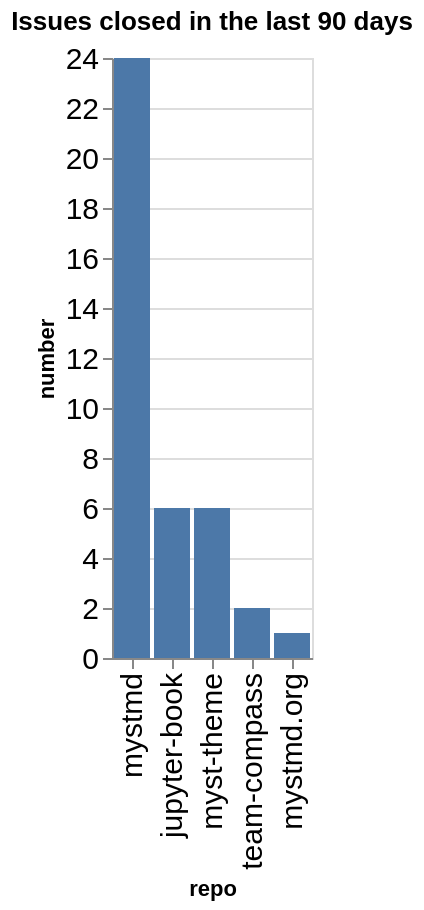

The cell this chart's notebook holds for it:
### Code cell
closed_counts = closed.groupby(['org', 'repo']).count()['number'].reset_index()
closed_counts['org/repo'] = closed_counts.apply(lambda a: a['org'] + '/' + a['repo'], axis=1)
sorted_vals = closed_counts.sort_values(['number'], ascending=False)['repo'].values
alt.Chart(data=closed_counts, title=f"Issues closed in the last {n_days} days").mark_bar().encode(
    x=alt.X('repo', sort=alt.Sort(sorted_vals.tolist())),
    y='number',
)

### Figure 1 — Vega-Lite specification as saved in the notebook (floating-point values rounded to 4 significant figures)
{"config": {"axisLeft": {"labelFontSize": 15}, "axisBottom": {"labelFontSize": 15}}, "data": {"name": "data-1ff4b287e3d2831404e5d480d3312745"}, "mark": {"type": "bar"}, "encoding": {"x": {"field": "repo", "sort": ["mystmd", "jupyter-book", "myst-theme", "team-compass", "mystmd.org"], "type": "nominal"}, "y": {"field": "number", "type": "quantitative"}}, "title": "Issues closed in the last 90 days", "$schema": "https://vega.github.io/schema/vega-lite/v5.20.1.json", "datasets": {"data-1ff4b287e3d2831404e5d480d3312745": [{"org": "jupyter-book", "repo": "jupyter-book", "number": 6, "org/repo": "jupyter-book/jupyter-book"}, {"org": "jupyter-book", "repo": "myst-theme", "number": 6, "org/repo": "jupyter-book/myst-theme"}, {"org": "jupyter-book", "repo": "mystmd", "number": 24, "org/repo": "jupyter-book/mystmd"}, {"org": "jupyter-book", "repo": "mystmd.org", "number": 1, "org/repo": "jupyter-book/mystmd.org"}, {"org": "jupyter-book", "repo": "team-compass", "number": 2, "org/repo": "jupyter-book/team-compass"}]}}
